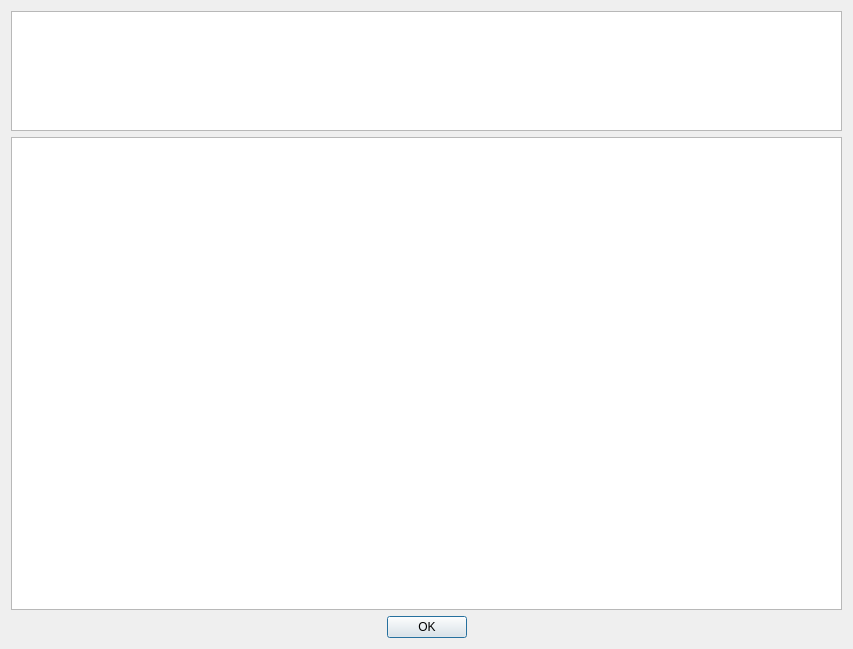
<?xml version="1.0" encoding="UTF-8"?>
<!--
    Author: Francesco Paolo Luca Zanellato
    Copyright (C) 2015-2025 Francesco Paolo Luca Zanellato

    This program is free software: you can redistribute it and/or modify
    it under the terms of the GNU General Public License as published by
    the Free Software Foundation, either version 3 of the License, or
    (at your option) any later version.

    This program is distributed in the hope that it will be useful,
    but WITHOUT ANY WARRANTY; without even the implied warranty of
    MERCHANTABILITY or FITNESS FOR A PARTICULAR PURPOSE. See the
    GNU General Public License for more details.

    You should have received a copy of the GNU General Public License
    along with this program. If not, see <https://www.gnu.org/licenses/>.
-->
<ui version="4.0">
 <class>License</class>
 <widget class="QDialog" name="License">
  <property name="geometry">
   <rect>
    <x>0</x>
    <y>0</y>
    <width>853</width>
    <height>649</height>
   </rect>
  </property>
  <property name="windowTitle">
   <string>License and Credits</string>
  </property>
  <layout class="QVBoxLayout" name="verticalLayout">
   <item>
    <widget class="QPlainTextEdit" name="ApplicationLicense">
     <property name="enabled">
      <bool>true</bool>
     </property>
     <property name="sizePolicy">
      <sizepolicy hsizetype="Expanding" vsizetype="Preferred">
       <horstretch>0</horstretch>
       <verstretch>0</verstretch>
      </sizepolicy>
     </property>
     <property name="maximumSize">
      <size>
       <width>16777215</width>
       <height>120</height>
      </size>
     </property>
     <property name="readOnly">
      <bool>true</bool>
     </property>
    </widget>
   </item>
   <item>
    <widget class="QTextEdit" name="LicenseText">
     <property name="enabled">
      <bool>true</bool>
     </property>
     <property name="sizePolicy">
      <sizepolicy hsizetype="Expanding" vsizetype="Expanding">
       <horstretch>0</horstretch>
       <verstretch>0</verstretch>
      </sizepolicy>
     </property>
     <property name="readOnly">
      <bool>true</bool>
     </property>
     <property name="html">
      <string>&lt;!DOCTYPE HTML PUBLIC &quot;-//W3C//DTD HTML 4.0//EN&quot; &quot;http://www.w3.org/TR/REC-html40/strict.dtd&quot;&gt;
&lt;html&gt;&lt;head&gt;&lt;meta name=&quot;qrichtext&quot; content=&quot;1&quot; /&gt;&lt;meta charset=&quot;utf-8&quot; /&gt;&lt;style type=&quot;text/css&quot;&gt;
p, li { white-space: pre-wrap; }
hr { height: 1px; border-width: 0; }
li.unchecked::marker { content: &quot;\2610&quot;; }
li.checked::marker { content: &quot;\2612&quot;; }
&lt;/style&gt;&lt;/head&gt;&lt;body style=&quot; font-family:'Segoe UI'; font-size:9.75pt; font-weight:400; font-style:normal;&quot;&gt;
&lt;p style=&quot;-qt-paragraph-type:empty; margin-top:0px; margin-bottom:0px; margin-left:0px; margin-right:0px; -qt-block-indent:0; text-indent:0px; font-size:10pt;&quot;&gt;&lt;br /&gt;&lt;/p&gt;&lt;/body&gt;&lt;/html&gt;</string>
     </property>
     <property name="textInteractionFlags">
      <set>Qt::LinksAccessibleByMouse|Qt::TextSelectableByMouse</set>
     </property>
    </widget>
   </item>
   <item>
    <widget class="QDialogButtonBox" name="buttonBox">
     <property name="orientation">
      <enum>Qt::Horizontal</enum>
     </property>
     <property name="standardButtons">
      <set>QDialogButtonBox::Ok</set>
     </property>
     <property name="centerButtons">
      <bool>true</bool>
     </property>
    </widget>
   </item>
  </layout>
 </widget>
 <resources/>
 <connections>
  <connection>
   <sender>buttonBox</sender>
   <signal>accepted()</signal>
   <receiver>License</receiver>
   <slot>accept()</slot>
   <hints>
    <hint type="sourcelabel">
     <x>248</x>
     <y>254</y>
    </hint>
    <hint type="destinationlabel">
     <x>157</x>
     <y>274</y>
    </hint>
   </hints>
  </connection>
  <connection>
   <sender>buttonBox</sender>
   <signal>rejected()</signal>
   <receiver>License</receiver>
   <slot>reject()</slot>
   <hints>
    <hint type="sourcelabel">
     <x>316</x>
     <y>260</y>
    </hint>
    <hint type="destinationlabel">
     <x>286</x>
     <y>274</y>
    </hint>
   </hints>
  </connection>
 </connections>
</ui>
